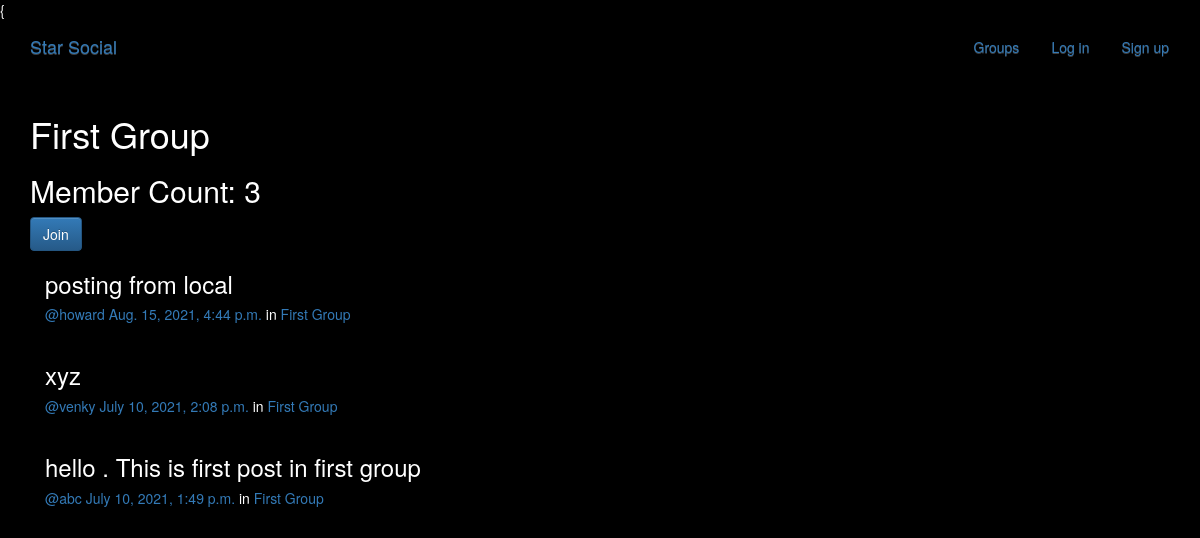
The app's page /groups/posts/in/first-group/ with its own data.
### groups/models.py (models this page shows, shortened)
class Group(models.Model):
    name=models.CharField(max_length=255,unique=True)
    slug=models.SlugField(allow_unicode=True,unique=True)
    description=models.TextField(blank=True,default='')
    description_html=models.TextField(blank=True,default='',editable=False)
    members=models.ManyToManyField(User,through='Groupmember')
    class Meta:
        ordering=['name']

### posts/models.py (models this page shows, shortened)
class Post(models.Model):
    user=models.ForeignKey(User,related_name='posts',on_delete=models.CASCADE)
    created_dt=models.DateTimeField(default=timezone.now)
    message=models.TextField()
    message_html=models.TextField(editable=False)
    group=models.ForeignKey(Group,related_name='posts',null=True,blank=True,on_delete=models.CASCADE)
    class Meta:
        ordering=['-created_dt']
        unique_together=['user','group']

### groups/views.py (the view)
# urls.py: url(r'^posts/in/(?P<slug>[-\w]+)/$',views.SingleGroup.as_view(),name='single'),
class SingleGroup(generic.DetailView):
    model=Group

### groups/templates/groups/group_detail.html
{{% extends "groups/group_base.html" %}
{% block pregroup %}
<h1>{{ group.name }}</h1>
<h2>Member Count: {{group.members.count}}</h2>
<div class="content">
    {% if user in group.members.all %}
    <a href="{% url 'groups:leave' slug=group.slug %}" class="btn btn-primary">Leave</a>
    {% else %}
    <a href="{% url 'groups:join' slug=group.slug %}"  class="btn btn-primary">Join</a>
    {% endif %}
</div>
{% endblock  %}
{% block group_content %}
<div class="col-md-8">
    {% if group.posts.count == 0 %}
        <h2>No posts in this group yet!</h2>
    {% else %}
        {% for post in group.posts.all %}
            {% include "posts/_post.html" %}
        {% endfor %}
    {% endif %}
</div>
{% endblock %}

### posts/templates/posts/_post.html (shortened to what this page needs)
<div class="post media">
	<h3>{{ post.message_html|safe }}</h3>
	<div class="media-body">
		<h5 class="media-heading">
			<span class="username"><a href="{% url 'posts:for_user' username=post.user.username %}">@{{ post.user.username }}</a></span>
			<time class="time"><a href="{% url 'posts:single' username=post.user.username pk=post.pk %}">{{ post.created_dt }}</a></time>
			{% if post.group %}
			<span class="group-name">in <a href="#">{{ post.group.name }}</a></span>
			{% endif %}
		</h5>
	</div>
</div>

### static/simplesocial/css/master.css (style rules this page uses)
body { margin: 0; overflow: hidden; background-color: black; color:white; }

### records on screen
Group: name "First Group", members.count "3"
Post: message_html "posting from local", user.username "howard", created_dt "Aug. 15, 2021, 4:44 p.m.", group.name "First Group"
Post: message_html "xyz", user.username "venky", created_dt "July 10, 2021, 2:08 p.m.", group.name "First Group"
Post: message_html "hello . This is first post in first group", user.username "abc", created_dt "July 10, 2021, 1:49 p.m.", group.name "First Group"
